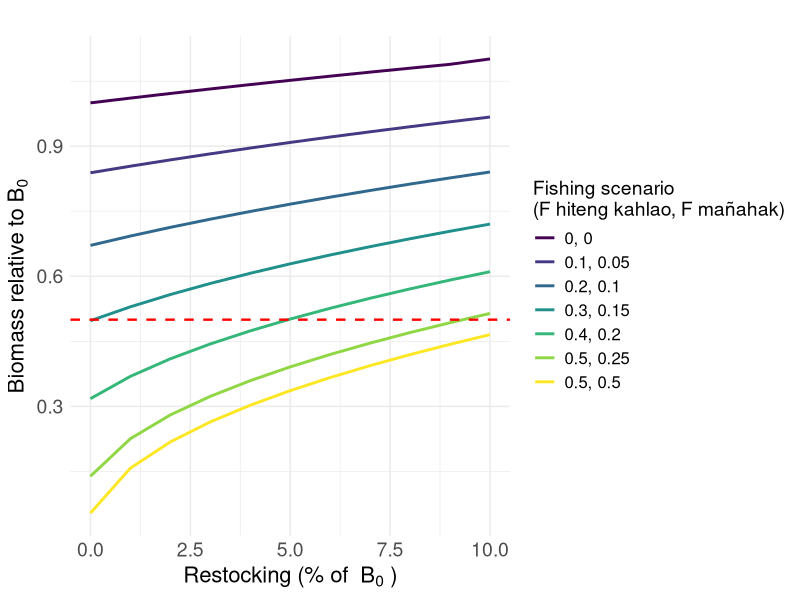
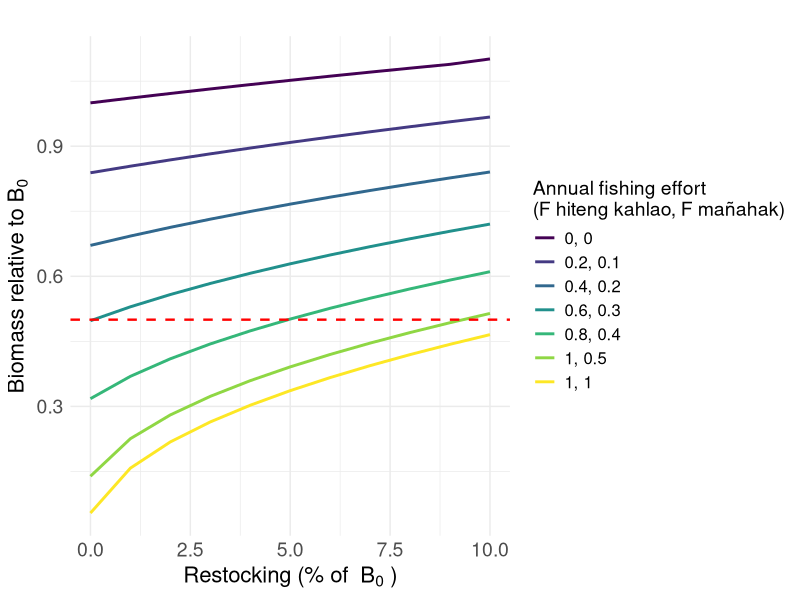
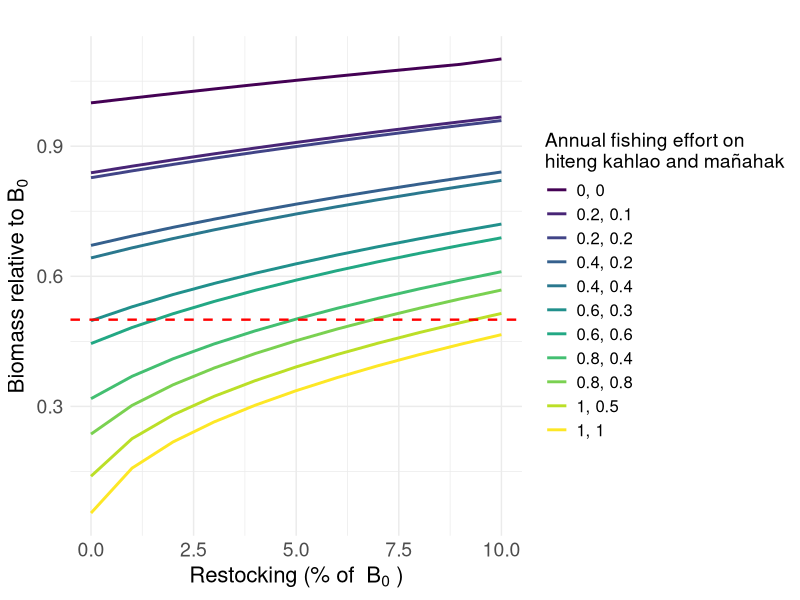

Recreate these plots in R, in order.
library(tidyverse)
library(viridis)

# Parameters
juvenile_survival_rate <- 1 - ((0.429 * 2) / 2)
subadult_survival_rate <- 1 - ((0.429 * 1.5) / 2)
adult_survival_rate <- 1 - (0.429 / 2)

juvenile_to_subadult_rate <- 1
subadult_to_adult_rate <- 0.5

reproduction_rate <- 2
reproduction_rate_2 <- 1.5

carrying_capacity <- 68
time_steps <- 200

# Parameter ranges
fishing_effort_values <- seq(0, 0.5, by = 0.05)
restocking_values <- seq(0, 5, by = 0.5) # Restocking scenarios

#Current fishing for burn in
F_current_instantaneous <- 0.09 
F_current_discrete <- (1 - exp(-F_current_instantaneous)) / 2
F_current_discrete

F_current_discrete_juv <- 0.01


run_simulation <- function(F_adults, F_juveniles, restocked_juveniles, burn_in_time = 100) {
  juvenile_population <- 10
  subadult_population <- 10
  adult_population <- 10
  
  # Store population over time
  population_over_time <- numeric(time_steps)
  
  for (t in 1:time_steps) {
    if (t <= burn_in_time) {
      # Burn-in period with zero fishing and zero restocking
      # Try burn in with "current" fishing
      F_adults_current <- F_current_discrete #0
      F_juveniles_current <- F_current_discrete_juv #0
      restocking <- 0
    } else {
      # Post burn-in period with specified fishing and restocking
      F_adults_current <- F_adults
      F_juveniles_current <- F_juveniles
      restocking <- restocked_juveniles
    }
    
    if (t %% 2 == 0) {
      current_reproduction_rate <- reproduction_rate
    } else {
      current_reproduction_rate <- reproduction_rate_2
    }
    
    total_population <- juvenile_population + subadult_population + adult_population
    new_juveniles <- adult_population * current_reproduction_rate * (1 - total_population / carrying_capacity)
    surviving_juveniles <- juvenile_population * juvenile_survival_rate * (1 - F_juveniles_current)
    new_subadults <- juvenile_population * juvenile_to_subadult_rate
    surviving_subadults <- subadult_population * subadult_survival_rate
    new_adults <- subadult_population * subadult_to_adult_rate
    surviving_adults <- adult_population * adult_survival_rate * (1 - F_adults_current)
    
    if (t %% 2 == 0) {
      subadult_population <- max(0, new_subadults + surviving_subadults - new_adults + restocking)
    } else {
      subadult_population <- max(0, new_subadults + surviving_subadults - new_adults)
    }
    
    juvenile_population <- max(0, new_juveniles + surviving_juveniles - new_subadults)
    adult_population <- max(0, new_adults + surviving_adults)
    
    # Store total population at each timestep
    population_over_time[t] <- juvenile_population + subadult_population + adult_population
  }
  
  # Return the average of the last 20 timesteps
  avg_population_last_20 <- mean(population_over_time[(time_steps - 19):time_steps])
  
  return(avg_population_last_20)
}



# Sensitivity analysis loop with burn-in period
all_results <- data.frame()

for (restocked_juveniles in restocking_values) {
  # Create a dataframe to store results for this restocking value
  sensitivity_results <- expand.grid(
    F_adults = fishing_effort_values,
    F_juveniles = fishing_effort_values
  ) %>%
    mutate(
      Avg_Total_Population = 0
    )
  
  # Reference population with zero fishing effort
  reference_population <- run_simulation(
    F_adults = 0,
    F_juveniles = 0,
    restocked_juveniles = 0,
    burn_in_time = 100
  )
  
  # Sensitivity analysis loop
  for (i in seq_len(nrow(sensitivity_results))) {
    sensitivity_results$Avg_Total_Population[i] <- run_simulation(
      F_adults = sensitivity_results$F_adults[i],
      F_juveniles = sensitivity_results$F_juveniles[i],
      restocked_juveniles = restocked_juveniles,
      burn_in_time = 100
    )
  }
  
  # Normalize by the reference population and calculate restocking as a percentage
  sensitivity_results <- sensitivity_results %>%
    mutate(
      Relative_Population = Avg_Total_Population / reference_population,
      Restocking_Percent = round((restocked_juveniles / reference_population) * 100, 0) # Convert to percentage
    )
  
  # Combine results for all restocking values
  all_results <- bind_rows(all_results, sensitivity_results)
}


line_data <- all_results %>%
  group_by(Restocking_Percent, F_adults, F_juveniles) %>%
  summarize(
    Avg_Relative_Population = mean(Relative_Population),
    .groups = "drop"
  ) %>%
  mutate(Fishing_Scenario = paste0(F_adults, ", ", F_juveniles))


subset_fishing_scenarios <- c(
  "0, 0",
  "0.1, 0.05",
  "0.2, 0.1",
  "0.3, 0.15",
  "0.4, 0.2",
  "0.5, 0.25",
  "0.5, 0.5"
)

# Prepare data for line plot, filtered by selected fishing scenarios
line_data_subset <- line_data %>%
  filter(Fishing_Scenario %in% subset_fishing_scenarios)

# Create the plot for the subset
ggplot(line_data_subset, aes(x = Restocking_Percent, y = Avg_Relative_Population, color = Fishing_Scenario, group = Fishing_Scenario)) +
  geom_line(size = 1) +
  geom_point(data = filter(line_data_subset, Avg_Relative_Population == 0.5), aes(x = Restocking_Percent, y = Avg_Relative_Population), 
             color = "black", shape = 21, fill = "yellow", size = 3) +
  scale_color_viridis_d(name = "Fishing scenario \n(F hiteng kahlao, F mañahak)") +
  geom_hline(yintercept = 0.5, linetype = "dashed", color = "red", linewidth = 0.8) +
  labs(
    x = bquote("Restocking (% of "~B[0]~")"),
    y = bquote("Biomass relative to"~B[0]),
    title = ""
  ) +
  theme_minimal() +
  theme(
    text = element_text(size = 16),
    plot.title = element_text(size = 16, hjust = 0.5),
    axis.title = element_text(size = 16),
    axis.text = element_text(size = 14),
    legend.title = element_text(size = 14),
    legend.text = element_text(size = 12)
  )



#adjusting so that labels are annual F instead of /6 months
# Modify the fishing scenario labels by multiplying each number by 2
subset_fishing_scenarios <- c(
  "0, 0",
  "0.1, 0.05",
  "0.2, 0.1",
  "0.3, 0.15",
  "0.4, 0.2",
  "0.5, 0.25",
  "0.5, 0.5"
)

# Convert the labels into numeric pairs, multiply by 2, and then convert back to string
subset_fishing_scenarios_modified <- sapply(subset_fishing_scenarios, function(x) {
  # Split the string into numbers, multiply by 2, and then rejoin as a string
  nums <- as.numeric(strsplit(x, ",")[[1]]) * 2
  paste(nums, collapse = ", ")
})

# Prepare data for line plot, filtered by selected fishing scenarios
line_data_subset <- line_data %>%
  filter(Fishing_Scenario %in% subset_fishing_scenarios)

# Create the plot for the subset
ggplot(line_data_subset, aes(x = Restocking_Percent, y = Avg_Relative_Population, color = Fishing_Scenario, group = Fishing_Scenario)) +
  geom_line(size = 1) +
  geom_point(data = filter(line_data_subset, Avg_Relative_Population == 0.5), aes(x = Restocking_Percent, y = Avg_Relative_Population), 
             color = "black", shape = 21, fill = "yellow", size = 3) +
  scale_color_manual(values = viridis::viridis(length(subset_fishing_scenarios)), 
                     labels = subset_fishing_scenarios_modified,
                     name = "Annual fishing effort \n(F hiteng kahlao, F mañahak)") +
  geom_hline(yintercept = 0.5, linetype = "dashed", color = "red", linewidth = 0.8) +
  labs(
    x = bquote("Restocking (% of "~B[0]~")"),
    y = bquote("Biomass relative to"~B[0]),
    title = ""
  ) +
  theme_minimal() +
  theme(
    text = element_text(size = 16),
    plot.title = element_text(size = 16, hjust = 0.5),
    axis.title = element_text(size = 16),
    axis.text = element_text(size = 14),
    legend.title = element_text(size = 14),
    legend.text = element_text(size = 12)
  )



##alternative plot
# Modify the fishing scenario labels by multiplying each number by 2
subset_fishing_scenarios <- c(
  "0, 0",
  "0.1, 0.05",
  "0.1, 0.1",
  "0.2, 0.1",
  "0.2, 0.2",
  "0.3, 0.15",
  "0.3, 0.3",
  "0.4, 0.2",
  "0.4, 0.4",
  "0.5, 0.25",
  "0.5, 0.5"
)

# Convert the labels into numeric pairs, multiply by 2, and then convert back to string
subset_fishing_scenarios_modified <- sapply(subset_fishing_scenarios, function(x) {
  # Split the string into numbers, multiply by 2, and then rejoin as a string
  nums <- as.numeric(strsplit(x, ",")[[1]]) * 2
  paste(nums, collapse = ", ")
})

# Prepare data for line plot, filtered by selected fishing scenarios
line_data_subset <- line_data %>%
  filter(Fishing_Scenario %in% subset_fishing_scenarios)

# Create the plot for the subset
ggplot(line_data_subset, aes(x = Restocking_Percent, y = Avg_Relative_Population, color = Fishing_Scenario, group = Fishing_Scenario)) +
  geom_line(size = 1) +
  geom_point(data = filter(line_data_subset, Avg_Relative_Population == 0.5), aes(x = Restocking_Percent, y = Avg_Relative_Population), 
             color = "black", shape = 21, fill = "yellow", size = 3) +
  scale_color_manual(values = viridis::viridis(length(subset_fishing_scenarios)), 
                     labels = subset_fishing_scenarios_modified,
                     name = "Annual fishing effort on \nhiteng kahlao and mañahak") +
  geom_hline(yintercept = 0.5, linetype = "dashed", color = "red", linewidth = 0.8) +
  labs(
    x = bquote("Restocking (% of "~B[0]~")"),
    y = bquote("Biomass relative to"~B[0]),
    title = ""
  ) +
  theme_minimal() +
  theme(
    text = element_text(size = 16),
    plot.title = element_text(size = 16, hjust = 0.5),
    axis.title = element_text(size = 16),
    axis.text = element_text(size = 14),
    legend.title = element_text(size = 14),
    legend.text = element_text(size = 12)
  )











#Quantifying differences in fishing effort
# Calculate sustainable fishing effort for adults
sustainable_fishing_adults <- all_results %>%
  filter(Relative_Population >= 0.5) %>%
  group_by(Restocking_Percent) %>%
  summarize(
    Max_F_Adults = max(F_adults),
    Max_F_Juveniles = max(F_juveniles), # Maximum sustainable fishing effort for adults
    .groups = "drop"
  )

# Extract the baseline sustainable adult fishing effort when restocking is zero
baseline_fishing_adults <- sustainable_fishing_adults %>%
  filter(Restocking_Percent == 0) %>%
  pull(Max_F_Adults)

# Calculate the percentage increase in adult fishing effort for each restocking level
sustainable_fishing_adults <- sustainable_fishing_adults %>%
  mutate(
    Percent_Increase_From_Zero = ifelse(
      Restocking_Percent == 0, 
      0, # No increase for restocking = 0
      ((Max_F_Adults - baseline_fishing_adults) / baseline_fishing_adults) * 100
    )
  )

# Print the table
print(sustainable_fishing_adults)
